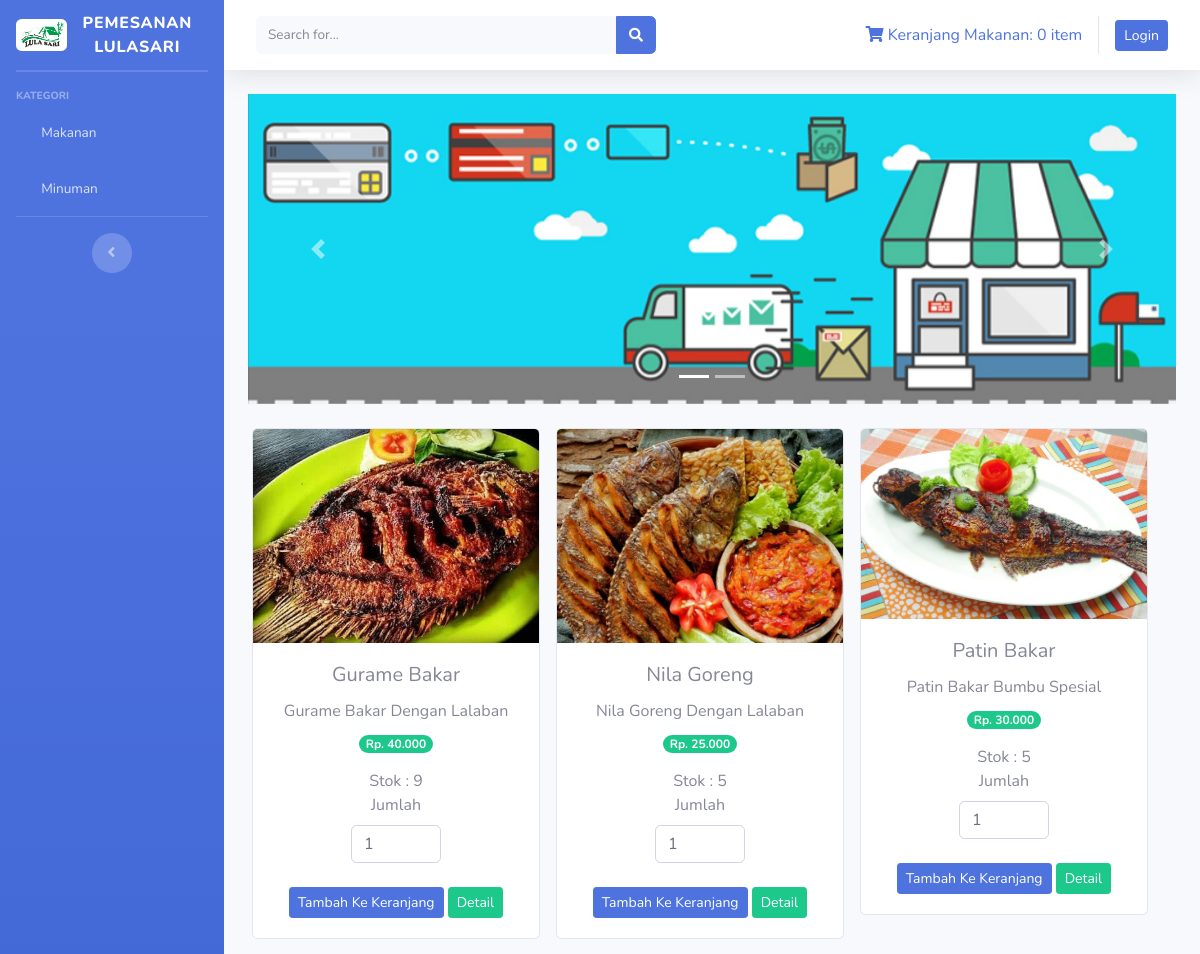
Before: /index.php/kategori/makanan (upper part) with the older database file.
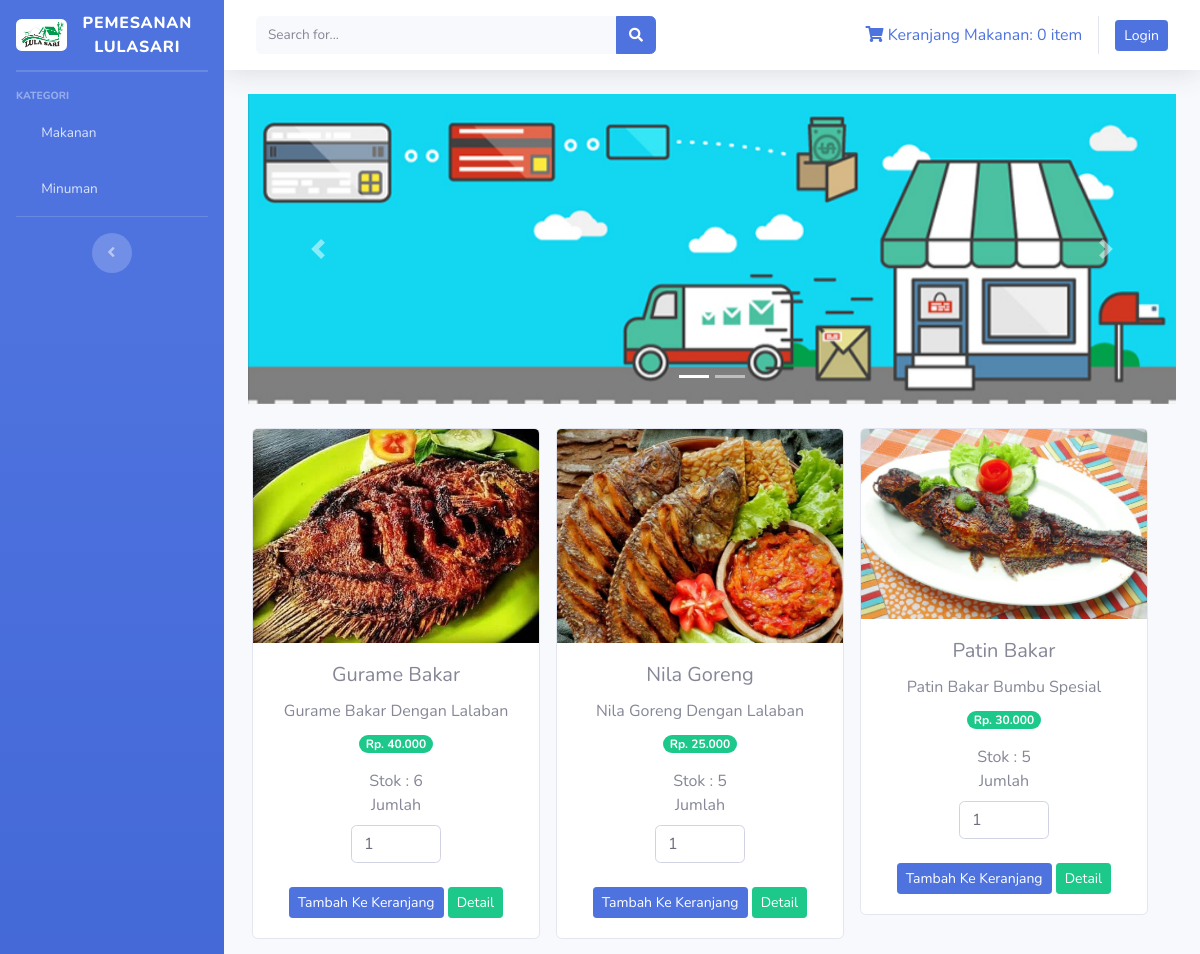
After: the same page with the newer database file.
### tables this page shows
CREATE TABLE `tb_makmin` (
  `id_makmin` int(11) NOT NULL,
  `nama_makmin` varchar(120) NOT NULL,
  `keterangan` varchar(225) NOT NULL,
  `kategori` varchar(60) NOT NULL,
  `harga` int(11) NOT NULL,
  `stok` int(3) NOT NULL,
  `gambar` text NOT NULL
);

### application/controllers/kategori.php (called while the page is built, shortened)
<?php
class Kategori extends CI_Controller{
    public function makanan(){
        $where = array('stok !=' => 0,
                        'kategori' => 'Makanan'
    );
        $data['makanan'] = $this->model_kategori->data_makanan($where)->result();
        $this->load->view('templates/header');
        $this->load->view('templates/sidebar');
        $this->load->view('makanan', $data);
        $this->load->view('templates/footer');
    }
}

### index.php (called while the page is built, shortened)
<?php
require_once BASEPATH.'core/CodeIgniter.php';

### application/models/model_kategori.php (called while the page is built, shortened)
<?php
class Model_kategori extends CI_Model{
    public function data_makanan($where){
        return $this->db->get_where('tb_makmin', $where);
    }
}

### application/views/makanan.php (the view, shortened to what this page needs)
<div class="container-fluid">
<div id="carouselExampleIndicators" class="carousel slide" data-ride="carousel">
  <ol class="carousel-indicators">
    <li data-target="#carouselExampleIndicators" data-slide-to="0" class="active"></li>
    <li data-target="#carouselExampleIndicators" data-slide-to="1"></li>
  </ol>
  <div class="carousel-inner">
    <div class="carousel-item active">
      <img src="<?php echo base_url('assets/img/slider1.jpg') ?>" class="d-block w-100" alt="...">
    </div>
  </div>
  <a class="carousel-control-prev" href="#carouselExampleIndicators" role="button" data-slide="prev">
    <span class="carousel-control-prev-icon" aria-hidden="true"></span>
  </a>
  <a class="carousel-control-next" href="#carouselExampleIndicators" role="button" data-slide="next">
    <span class="carousel-control-next-icon" aria-hidden="true"></span>
  </a>
</div>
<div class="row text-center mt-4">
<?php  foreach ($makanan as $makmin) : ?>
<form action="<?php echo base_url('dashboard/tambah_ke_keranjang') ?>" method="post">
    <div class="card ml-3 mb-3" style="width: 18rem;">
        <img src="<?php echo base_url().'/uploads/'.$makmin->gambar ?>" class="card-img-top img-fluid" alt="...">
        <div class="card-body">
            <h5 class="card-title"><?php echo $makmin->nama_makmin ?></h5>
            <p class="card-text mb-2"><?php echo $makmin->keterangan ?></p>
            <span class="badge badge-pill badge-success mb-3">Rp. <?php echo number_format($makmin->harga, 0,',','.') ?></span><br>
            <span>Stok : <?php echo $makmin->stok ?></span><br>
            <label>Jumlah</label>
            <div class="row">
            <div class="col-md-4"></div>
            <input type="number" name="jumlah" value="1" class="form-control col-md-4"><br>
            <div class="col-md-4"></div>
            </div>
            <br>
            <button type="submit" class="btn btn-primary btn-sm">Tambah Ke Keranjang</button>
            <?php echo anchor('welcome/detail/'.$makmin->id_makmin, '<div class="btn btn-success btn-sm">Detail</div>') ?>
        </div>
    </div>
    </form>
<?php endforeach; ?>
    </div>
</div>

Changed rows visible on the page:
changed tb_makmin "Gurame Bakar": stok "9" → "6"
